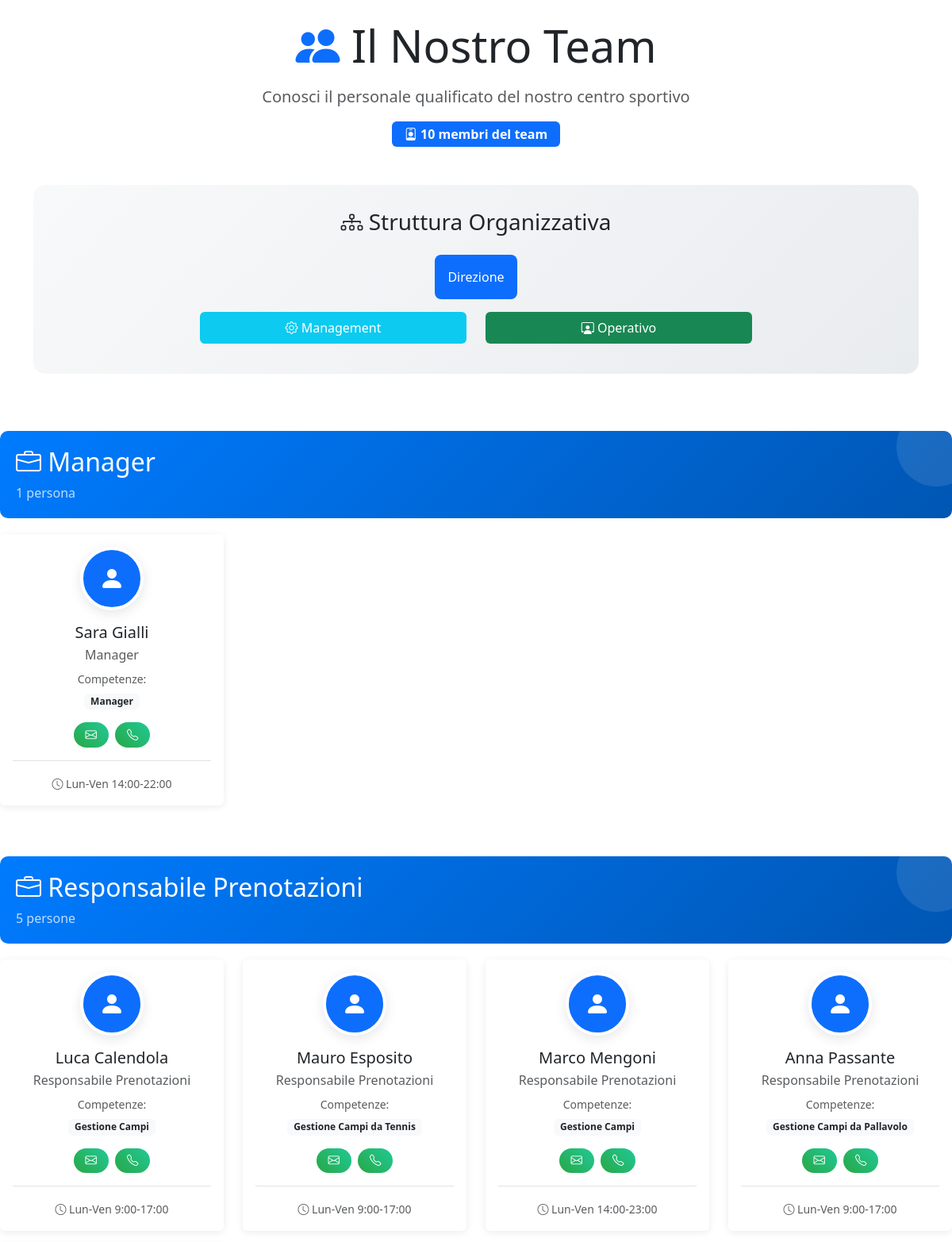
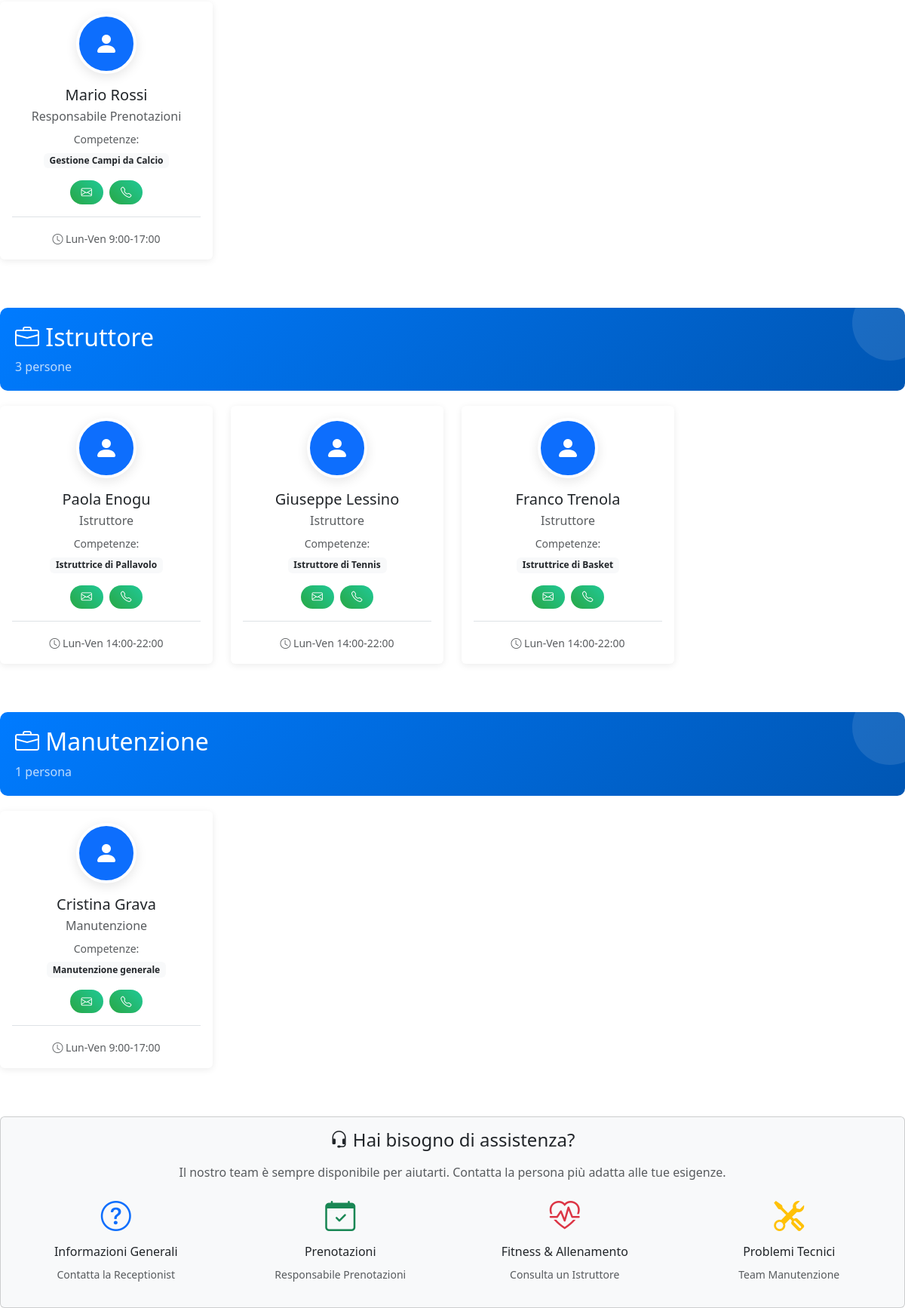
Page /personale/ on the committed database (2 pictures, top to bottom).
### centro_sportivo_app/models.py (models this page shows, shortened)
class Personale(models.Model):
    RUOLO_CHOICES = [
        ('responsabile_prenotazioni', 'Responsabile Prenotazioni'),
        ('manutenzione', 'Manutenzione'),
        ('istruttore', 'Istruttore'),
        ('manager', 'Manager'),
        ('receptionist', 'Receptionist'),
    ]
    username = models.CharField(max_length=150, unique=True)
    nome = models.CharField(max_length=30)
    cognome = models.CharField(max_length=30)
    email = models.EmailField(unique=True)
    telefono = models.CharField(max_length=15, blank=True)
    password = models.CharField(max_length=128)  # Password hashata
    is_active = models.BooleanField(default=True)
    ruolo = models.CharField(max_length=30, choices=RUOLO_CHOICES)
    orario_servizio = models.CharField(max_length=100)
    ambito_competenza = models.CharField(max_length=200)
    data_assunzione = models.DateTimeField(auto_now_add=True)
    ultimo_accesso = models.DateTimeField(null=True, blank=True)
    class Meta:
        verbose_name = "Personale"
        verbose_name_plural = "Personale"
    def get_full_name(self):
        return f"{self.nome} {self.cognome}"

### centro_sportivo_app/views.py (the view)
# urls.py: path('personale/', views.gestione_personale, name='gestione_personale'),
def gestione_personale(request):
    personale_per_ruolo = {}
    tutto_personale = Personale.objects.filter(is_active=True).order_by('ruolo', 'cognome')
    for persona in tutto_personale:
        ruolo_display = persona.get_ruolo_display()
        if ruolo_display not in personale_per_ruolo:
            personale_per_ruolo[ruolo_display] = []
        personale_per_ruolo[ruolo_display].append(persona)
    ordine_ruoli = [
        'Manager',
        'Responsabile Prenotazioni',
        'Istruttore',
        'Receptionist',
        'Manutenzione'
    ]
    personale_ordinato = {}
    for ruolo in ordine_ruoli:
        if ruolo in personale_per_ruolo:
            personale_ordinato[ruolo] = personale_per_ruolo[ruolo]
    context = {
        'personale_per_ruolo': personale_ordinato,
        'totale_personale': tutto_personale.count(),
    }
    return render(request, 'centro_sportivo_app/gestione_personale.html', context)

### centro_sportivo_app/templates/centro_sportivo_app/gestione_personale.html (shortened to what this page needs)
<!DOCTYPE html>
<html lang="it">
<head>
    <link href="https://cdnjs.cloudflare.com/ajax/libs/bootstrap/5.3.0/css/bootstrap.min.css" rel="stylesheet">
    <link href="https://cdnjs.cloudflare.com/ajax/libs/bootstrap-icons/1.10.0/font/bootstrap-icons.min.css" rel="stylesheet">
</head>
<body>
    <div class="container py-4">
        <div class="row mb-5">
            <div class="col">
                <div class="text-center">
                    <h1 class="display-4 mb-3">
                        <i class="bi bi-people-fill text-primary"></i>
                        Il Nostro Team
                    </h1>
                    <p class="lead text-muted">
                        Conosci il personale qualificato del nostro centro sportivo
                    </p>
                    <div class="badge bg-primary fs-6 px-3 py-2">
                        <i class="bi bi-person-badge"></i>
                        {{ totale_personale }} membri del team
                    </div>
                </div>
            </div>
        </div>
        <div class="org-chart mb-5">
            <h3 class="text-center mb-4">
                <i class="bi bi-diagram-3"></i>
                Struttura Organizzativa
            </h3>
            <div class="row justify-content-center">
                <div class="col-md-8">
                    <div class="text-center">
                        <div class="d-inline-block p-3 bg-primary text-white rounded-3 mb-3">
                             Direzione
                        </div>
                            <div class="row">
                                <div class="col-md-6">
                                    <div class="bg-info text-white p-2 rounded mb-2">
                                        <i class="bi bi-gear"></i> Management
                                    </div>
                                </div>
                                <div class="col-md-6">
                                    <div class="bg-success text-white p-2 rounded mb-2">
                                        <i class="bi bi-person-workspace"></i> Operativo
                                    </div>
                                </div>
                            </div>
                        </div>
                    </div>
                </div>
            </div>
        </div>
        {% for ruolo, persone in personale_per_ruolo.items %}
        <div class="mb-5">
            <div class="role-header">
                <h2 class="mb-2">
                    <i class="bi bi-briefcase"></i>
                    {{ ruolo }}
                </h2>
                <p class="mb-0 opacity-75">
                    {{ persone|length }}
                    {% if persone|length == 1 %}persona{% else %}persone{% endif %}
                </p>
            </div>
            <div class="row">
                {% for persona in persone %}
                <div class="col-lg-3 col-md-6 mb-3">
                    <div class="card staff-card h-100">
                        <div class="card-body text-center">
                            <div class="mb-3">
                                <div class="staff-avatar mx-auto bg-primary d-flex align-items-center justify-content-center">
                                    <i class="bi bi-person-fill text-white fs-2"></i>
                                </div>
                            </div>
                            <h5 class="card-title mb-1">
                                {{ persona.get_full_name }}
                            </h5>
                            <p class="text-muted mb-2">{{ persona.get_ruolo_display }}</p>
                            {% if persona.ambito_competenza %}
                            <div class="mb-3">
                                <small class="text-muted d-block mb-1">Competenze:</small>
                                <span class="badge bg-light text-dark">{{ persona.ambito_competenza }}</span>
                            </div>
                            {% endif %}
                            <div class="d-flex justify-content-center gap-2 mb-3">
                                <a href="mailto:{{ persona.email }}" class="btn contact-badge btn-sm">
                                    <i class="bi bi-envelope"></i>
                                </a>
                                {% if persona.telefono %}
                                <a href="tel:{{ persona.telefono }}" class="btn contact-badge btn-sm">
                                    <i class="bi bi-telephone"></i>
                                </a>
                                {% endif %}
                            </div>
                            <div class="pt-3 border-top">
                                <small class="text-muted">
                                    <i class="bi bi-clock"></i>
                                    {{ persona.orario_servizio }}
                                </small>
                            </div>
                        </div>
                    </div>
                </div>
                {% endfor %}
            </div>
        </div>
        {% endfor %}
        <div class="row mt-5">
            <div class="col">
                <div class="card bg-light">
                    <div class="card-body text-center">
                        <h4 class="mb-3">
                            <i class="bi bi-headset"></i>
                            Hai bisogno di assistenza?
                        </h4>
                        <p class="text-muted mb-3">
                            Il nostro team è sempre disponibile per aiutarti. Contatta la persona più adatta alle tue esigenze.
                        </p>
                        <div class="row">
                            <div class="col-md-3">
                                <div class="mb-3">
                                    <i class="bi bi-question-circle fs-1 text-primary"></i>
                                    <h6 class="mt-2">Informazioni Generali</h6>
                                    <small class="text-muted">Contatta la Receptionist</small>
                                </div>
                            </div>
                            <div class="col-md-3">
                                <div class="mb-3">
                                    <i class="bi bi-calendar-check fs-1 text-success"></i>
                                    <h6 class="mt-2">Prenotazioni</h6>
                                    <small class="text-muted">Responsabile Prenotazioni</small>
                                </div>
                            </div>
                            <div class="col-md-3">
                                <div class="mb-3">
                                    <i class="bi bi-heart-pulse fs-1 text-danger"></i>
                                    <h6 class="mt-2">Fitness & Allenamento</h6>
                                    <small class="text-muted">Consulta un Istruttore</small>
                                </div>
                            </div>
                            <div class="col-md-3">
                                <div class="mb-3">
                                    <i class="bi bi-tools fs-1 text-warning"></i>
                                    <h6 class="mt-2">Problemi Tecnici</h6>
                                    <small class="text-muted">Team Manutenzione</small>
                                </div>
                            </div>
                        </div>
                    </div>
                </div>
            </div>
        </div>
</body>
</html>

### centro_sportivo_app/templates/centro_sportivo_app/gestione_personale.html (style rules this page uses)
.staff-card { transition: transform 0.2s, box-shadow 0.2s; border: none; box-shadow: 0 2px 10px rgba(0,0,0,0.08); }
.role-header { background: linear-gradient(135deg, #007bff, #0056b3); color: white; border-radius: 10px; padding: 20px; margin-bottom: 20px; position: relative; overflow: hidden; }
.role-header::before { content: ''; position: absolute; top: 0; right: 0; width: 100px; height: 100px; background: rgba(255,255,255,0.1); border-radius: 50%; transform: translate(30px, -30px); }
.staff-avatar { width: 80px; height: 80px; border-radius: 50%; object-fit: cover; border: 4px solid #fff; box-shadow: 0 4px 15px rgba(0,0,0,0.1); }
.contact-badge { background: linear-gradient(45deg, #28a745, #20c997); color: white; border: none; border-radius: 20px; padding: 5px 15px; font-size: 0.9em; }
.org-chart { background: linear-gradient(135deg, #f8f9fa, #e9ecef); border-radius: 15px; padding: 30px; margin-bottom: 30px; }

### rows in the picture
Personale: ruolo "Manager", persone "1", shows "persona", get_full_name "Sara Gialli", ambito_competenza "Manager", orario_servizio "Lun-Ven 14:00-22:00"
Personale: ruolo "Responsabile Prenotazioni", persone "5", get_full_name "Luca Calendola", ambito_competenza "Gestione Campi", orario_servizio "Lun-Ven 9:00-17:00"
Personale: get_full_name "Mauro Esposito", ruolo "Responsabile Prenotazioni", ambito_competenza "Gestione Campi da Tennis", orario_servizio "Lun-Ven 9:00-17:00"
Personale: get_full_name "Marco Mengoni", ruolo "Responsabile Prenotazioni", ambito_competenza "Gestione Campi", orario_servizio "Lun-Ven 14:00-23:00"
Personale: get_full_name "Anna Passante", ruolo "Responsabile Prenotazioni", ambito_competenza "Gestione Campi da Pallavolo", orario_servizio "Lun-Ven 9:00-17:00"
Personale: get_full_name "Mario Rossi", ruolo "Responsabile Prenotazioni", ambito_competenza "Gestione Campi da Calcio", orario_servizio "Lun-Ven 9:00-17:00"
Personale: ruolo "Istruttore", persone "3", get_full_name "Paola Enogu", ambito_competenza "Istruttrice di Pallavolo", orario_servizio "Lun-Ven 14:00-22:00"
Personale: get_full_name "Giuseppe Lessino", ruolo "Istruttore", ambito_competenza "Istruttore di Tennis", orario_servizio "Lun-Ven 14:00-22:00"
Personale: get_full_name "Franco Trenola", ruolo "Istruttore", ambito_competenza "Istruttrice di Basket", orario_servizio "Lun-Ven 14:00-22:00"
Personale: ruolo "Manutenzione", persone "1", shows "persona", get_full_name "Cristina Grava", ambito_competenza "Manutenzione generale", orario_servizio "Lun-Ven 9:00-17:00"

### other values in the picture
{{ totale_personale }} "10"
